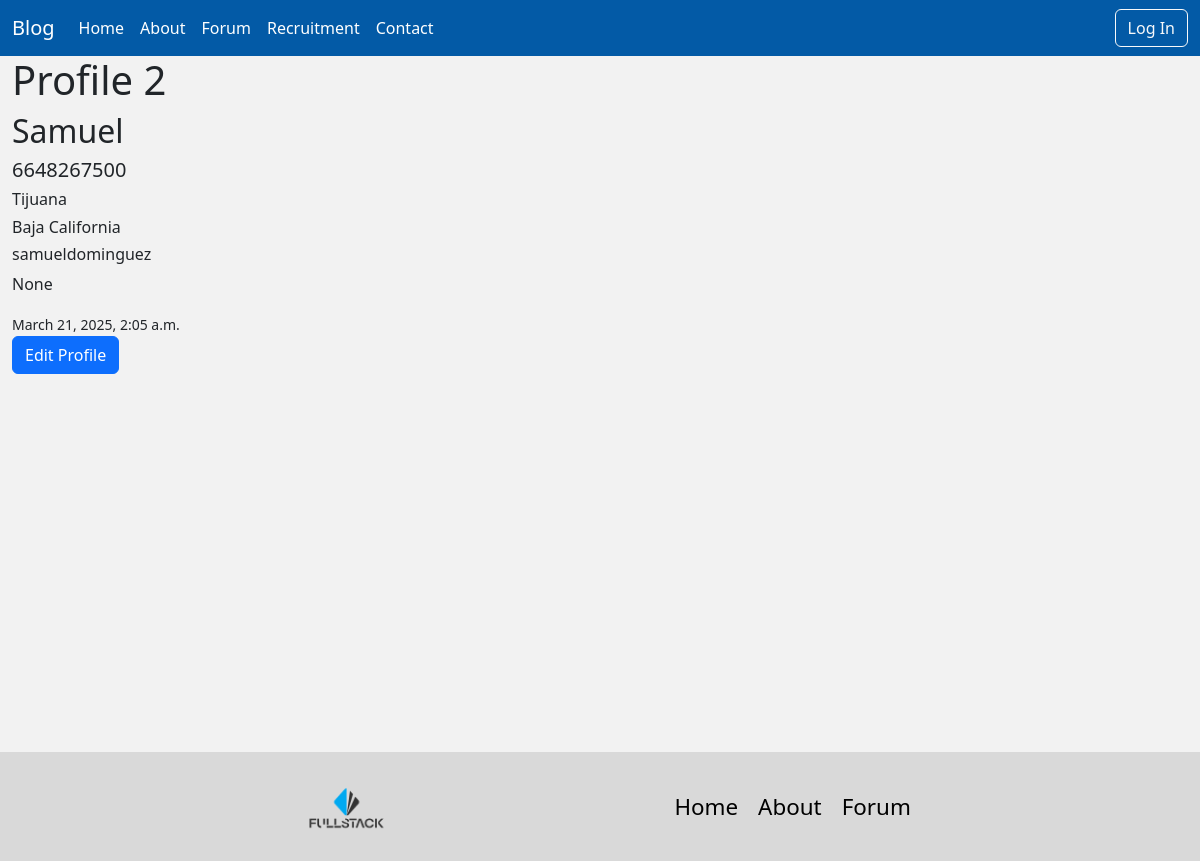
Screenshot of /users/2/ with the database file from the repository.
### users/models.py (models this page shows, shortened)
class Profile(models.Model):
    picture = models.ImageField(upload_to="profile_pic/", blank=True, null=True)
    name = models.CharField(max_length=250, blank=True, null=True)
    phone_number = models.CharField(max_length=25, blank=True, null=True)
    city = models.CharField(max_length=255, blank=True, null=True)
    state = models.CharField(max_length=255, blank=True, null=True)
    user = models.ForeignKey(User, on_delete=models.CASCADE, related_name="profile")
    description = models.TextField(blank=True, null=True)
    created_at = models.DateTimeField(auto_now_add=True)
    updated_at = models.DateTimeField(auto_now=True)

### users/views.py (the view)
# urls.py: path('<int:pk>/', ProfileDetailView.as_view(), name="profile_detail"),
class ProfileDetailView(DetailView):
    template_name="content/profile_detail.html"
    model=Profile

### templates/content/profile_detail.html (shortened to what this page needs)
{% extends 'base.html' %}
{% load static %}
{% block css %}
    <link rel="stylesheet" href="{% static 'css/profile_detail.css' %}">
{% endblock %}
{% block content %}
    <h1>Profile {{profile.id}}</h1>
    <h2>{{profile.name}}</h2>
    <h5>{{profile.phone_number}}</h5>
    <h6>{{profile.city}}</h6>
    <h6>{{profile.state}}</h6>
    <h6>{{profile.user}}</h6>
    <p>{{profile.description}}</p>
    <small>{{profile.created_at}}</small>
    <br>
    <a href="{% url 'profile_update' profile.id %}" class="btn btn-primary">Edit Profile</a>
{% endblock %}

### static/css/base.css (style rules this page uses)
:root { --primary-color:#035AA6; --secondary-color:#023059; --neutral-color:#F2F2F2; --background-color:#2173A6; --surface-color:#4AB0D9; --best-color: darkcyan; --lobster-font:"Playfair Display", "serif"; --sans-font:"", ""; }
html, body { padding: 0; margin: 0; min-height: 100dvh; }
body { background-color: #F2F2F2; }

### rows the page displays
Profile: id "2", name "Samuel", phone_number "6648267500", city "Tijuana", state "Baja California", user "samueldominguez", description "None", created_at "March 21, 2025, 2:05 a.m."
